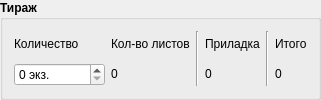
        <widget class="QGroupBox" name="groupBox_3">
         <property name="font">
          <font>
           <weight>75</weight>
           <bold>true</bold>
          </font>
         </property>
         <property name="title">
          <string>Тираж</string>
         </property>
         <property name="flat">
          <bool>false</bool>
         </property>
         <layout class="QHBoxLayout" name="horizontalLayout_13">
          <property name="spacing">
           <number>6</number>
          </property>
          <item>
           <layout class="QVBoxLayout" name="verticalLayout_17">
            <item>
             <widget class="QLabel" name="instCountLabel">
              <property name="font">
               <font>
                <weight>50</weight>
                <bold>false</bold>
               </font>
              </property>
              <property name="text">
               <string>Количество</string>
              </property>
             </widget>
            </item>
            <item>
             <widget class="QSpinBox" name="instCountSpinBox">
              <property name="sizePolicy">
               <sizepolicy hsizetype="Fixed" vsizetype="Fixed">
                <horstretch>0</horstretch>
                <verstretch>0</verstretch>
               </sizepolicy>
              </property>
              <property name="font">
               <font>
                <weight>50</weight>
                <bold>false</bold>
               </font>
              </property>
              <property name="alignment">
               <set>Qt::AlignLeading|Qt::AlignLeft|Qt::AlignVCenter</set>
              </property>
              <property name="suffix">
               <string> экз.</string>
              </property>
              <property name="maximum">
               <number>1000000000</number>
              </property>
             </widget>
            </item>
           </layout>
          </item>
          <item>
           <layout class="QHBoxLayout" name="horizontalLayout_7" stretch="0,0,0,0,0">
            <item>
             <layout class="QVBoxLayout" name="verticalLayout_10">
              <item>
               <widget class="QLabel" name="label_6">
                <property name="sizePolicy">
                 <sizepolicy hsizetype="Expanding" vsizetype="Preferred">
                  <horstretch>0</horstretch>
                  <verstretch>0</verstretch>
                 </sizepolicy>
                </property>
                <property name="font">
                 <font>
                  <weight>50</weight>
                  <bold>false</bold>
                 </font>
                </property>
                <property name="text">
                 <string>Кол-во листов</string>
                </property>
               </widget>
              </item>
              <item>
               <widget class="QLabel" name="sheetsCountLabel">
                <property name="font">
                 <font>
                  <weight>50</weight>
                  <bold>false</bold>
                 </font>
                </property>
                <property name="text">
                 <string>0</string>
                </property>
               </widget>
              </item>
             </layout>
            </item>
            <item>
             <widget class="Line" name="line_2">
              <property name="orientation">
               <enum>Qt::Vertical</enum>
              </property>
             </widget>
            </item>
            <item>
             <layout class="QVBoxLayout" name="verticalLayout_11">
              <item>
               <widget class="QLabel" name="label_7">
                <property name="sizePolicy">
                 <sizepolicy hsizetype="Expanding" vsizetype="Preferred">
                  <horstretch>0</horstretch>
                  <verstretch>0</verstretch>
                 </sizepolicy>
                </property>
                <property name="font">
                 <font>
                  <weight>50</weight>
                  <bold>false</bold>
                 </font>
                </property>
                <property name="text">
                 <string>Приладка</string>
                </property>
               </widget>
              </item>
              <item>
               <widget class="QLabel" name="fittingCountLabel">
                <property name="font">
                 <font>
                  <weight>50</weight>
                  <bold>false</bold>
                 </font>
                </property>
                <property name="text">
                 <string>0</string>
                </property>
               </widget>
              </item>
             </layout>
            </item>
            <item>
             <widget class="Line" name="line_3">
              <property name="orientation">
               <enum>Qt::Vertical</enum>
              </property>
             </widget>
            </item>
            <item>
             <layout class="QVBoxLayout" name="verticalLayout_12">
              <item>
               <widget class="QLabel" name="label_8">
                <property name="sizePolicy">
                 <sizepolicy hsizetype="Expanding" vsizetype="Preferred">
                  <horstretch>0</horstretch>
                  <verstretch>0</verstretch>
                 </sizepolicy>
                </property>
                <property name="font">
                 <font>
                  <weight>50</weight>
                  <bold>false</bold>
                 </font>
                </property>
                <property name="text">
                 <string>Итого</string>
                </property>
               </widget>
              </item>
              <item>
               <widget class="QLabel" name="overallSheetsCountLabel">
                <property name="font">
                 <font>
                  <weight>50</weight>
                  <bold>false</bold>
                 </font>
                </property>
                <property name="text">
                 <string>0</string>
                </property>
               </widget>
              </item>
             </layout>
            </item>
           </layout>
          </item>
         </layout>
        </widget>
